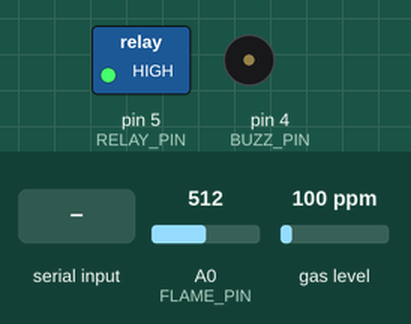
A sketch run on a simulated Arduino Uno, built with avr-gcc and run on an emulated ATmega328P. Shown: switched loads named in the sketch (green lamp = pin HIGH), buzzer (waves = sounding, pin HIGH). The inputs (shaded band) are chosen by the test bench; at power-on: A0 (FLAME_PIN) = 512, gas level 100 ppm.

Above: at 1.7 s.
1.8 s: "buzzon" received over the second serial link
At 3.0 s:
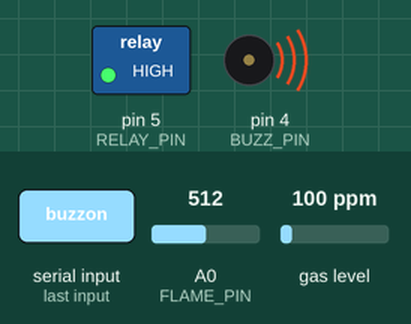
3.3 s: "buzzoff" received over the second serial link
At 4.7 s:
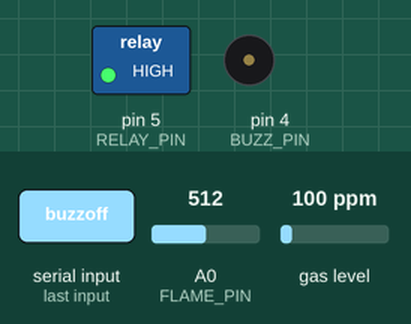
Timing chart, 0 to 6.3 s (numbered marks = the images above; inputs shaded):
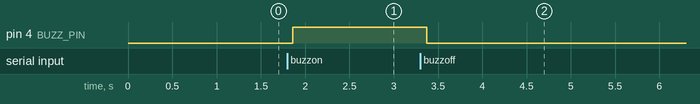

Measured:
- after the input at 1.8 s, pin 4 (BUZZ_PIN): LOW → HIGH after 0.06 s
- after the input at 3.3 s, pin 4 (BUZZ_PIN): HIGH → LOW after 0.07 s

The sketch:

uno.ino
```cpp
#include <Arduino_FreeRTOS.h>
#include <SoftwareSerial.h>
#include <MQ2.h>

#define BUZZ_PIN 4
#define FLAME_PIN A0
#define MQ2_PIN A1
#define RELAY_PIN 5
#define LED_PIN 6

const String DHT_PREF = "DHT: ";
const float SMOKE_TRESH = 120;
String data = "";
int fire;
float lpg, co, smoke;
float temp = -1;
float hum = -1;
bool persistBuzz = false;

SoftwareSerial uno(2, 3);
MQ2 mq2(MQ2_PIN);

void readData(void *pvParameters);
void readSensors(void *pvParameters);
void sendData(void *pvParameters);

void setup() {
  Serial.begin(9600);
  uno.begin(9600);
  mq2.begin();
  pinMode(BUZZ_PIN, OUTPUT);
  pinMode(RELAY_PIN, OUTPUT);
  digitalWrite(RELAY_PIN, HIGH);

  xTaskCreate(readData, "readData", 128, NULL, 1, NULL);
  xTaskCreate(readSensors, "readSensors", 128, NULL, 1, NULL);
}

void loop() {}

void readData(void *pvParameters){
  while(1){
    data = "";
    while(uno.available() > 0){
      delay(10);
      data += char(uno.read());
    }
    data.trim();

    if(data == "") continue;

    if(data == "buzzon") buzzOnPersist();
    else if(data == "buzzoff") buzzOffPersist();
    else if(prefix(DHT_PREF.c_str(), data.c_str())){
      data.replace("DHT: ", "");
      int idx = data.indexOf('-');
      temp = data.substring(0, idx).toFloat();
      hum = data.substring(idx + 1, data.length()).toFloat();
    }
    else uno.println("404");

    vDelay(1000);
  }
}

void readSensors(void *pvParameters){
  while(1){
    fire = analogRead(FLAME_PIN);
    lpg = mq2.readLPG();
    co = mq2.readCO();
    smoke = mq2.readSmoke();

    if(smoke > SMOKE_TRESH && fire < 100){
      fireOn();
      uno.println("fire!!!");
    }else if(fire >= 100 && smoke <= SMOKE_TRESH){
      fireOff();
    }else if(fire < 100 && smoke <= SMOKE_TRESH){
      uno.println("warn:fire");
    }else{
      String sendStr = "INFO: " + String(lpg) + " " + String(co) + " " + String(smoke);
      uno.println(sendStr);
    }

    vDelay(500);
  }
}


void fireOn(){
  digitalWrite(RELAY_PIN, LOW);
  digitalWrite(BUZZ_PIN, HIGH);
  digitalWrite(LED_PIN, HIGH);
}

void fireOff(){
  digitalWrite(RELAY_PIN, HIGH);
  digitalWrite(LED_PIN, LOW);
  if(!persistBuzz) digitalWrite(BUZZ_PIN, LOW);
}

void buzzOnPersist(){
  persistBuzz = true;
  digitalWrite(BUZZ_PIN, HIGH);
}

void buzzOffPersist(){
  persistBuzz = false;
  digitalWrite(BUZZ_PIN, LOW);
}

void vDelay(int ms){
  vTaskDelay(ms / portTICK_PERIOD_MS);
}

bool prefix(const char *pre, const char *str){
    return strncmp(pre, str, strlen(pre)) == 0;
}
```
